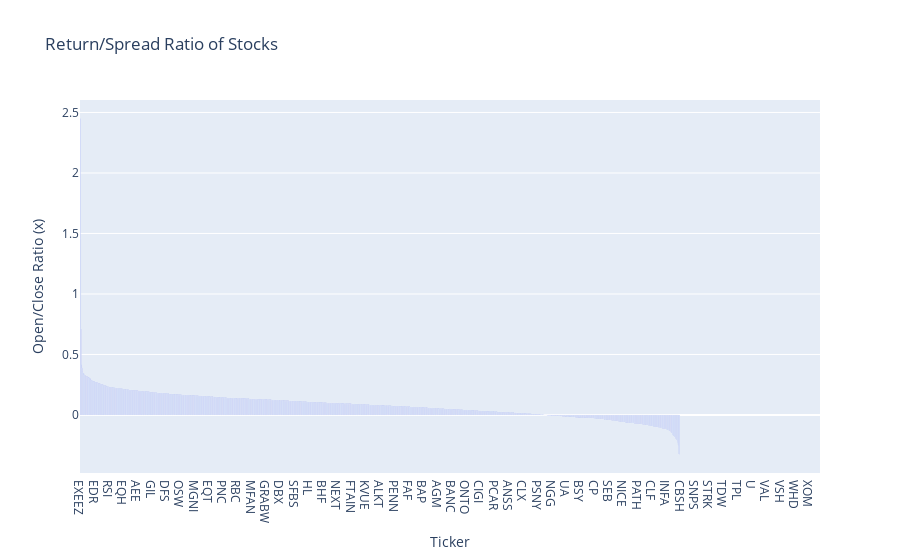

This figure's notebook cell:
### Code cell
Final_stats.sort_values(by='Open/Close Ratio', ascending=False, inplace=True)
px.bar(Final_stats, x='Ticker', y='Open/Close Ratio', title='Return/Spread Ratio of Stocks', labels={'Open/Close Ratio':'Open/Close Ratio (x)'}).show()

### Figure 1 — Plotly figure (JSON) as saved in the notebook; plotly's stock layout.template omitted (floating-point values rounded to 4 significant figures; data arrays with more than 128 entries replaced by an {"elided": "..."} marker saying what was removed)
{"data": [{"alignmentgroup": "True", "hovertemplate": "Ticker=%{x}<br>Open/Close Ratio (x)=%{y}<extra></extra>", "legendgroup": "", "marker": {"color": "#636efa", "pattern": {"shape": ""}}, "name": "", "offsetgroup": "", "orientation": "v", "showlegend": false, "textposition": "auto", "type": "bar", "x": {"elided": "1812 str values"}, "xaxis": "x", "y": {"elided": "1812 float values"}, "yaxis": "y"}], "layout": {"barmode": "relative", "legend": {"tracegroupgap": 0}, "title": {"text": "Return/Spread Ratio of Stocks"}, "xaxis": {"anchor": "y", "domain": [0, 1], "title": {"text": "Ticker"}}, "yaxis": {"anchor": "x", "domain": [0, 1], "title": {"text": "Open/Close Ratio (x)"}}}}
